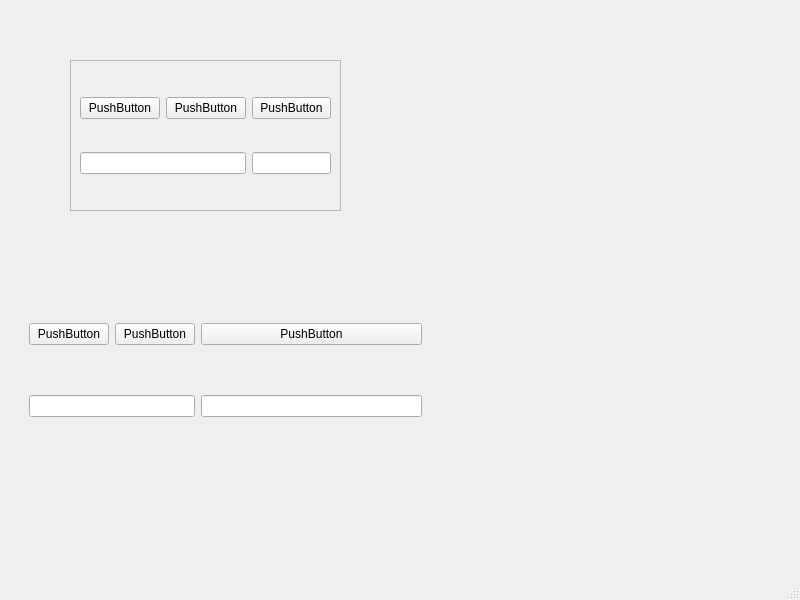
<?xml version="1.0" encoding="UTF-8"?>
<ui version="4.0">
 <class>MainWindow</class>
 <widget class="QMainWindow" name="MainWindow">
  <property name="geometry">
   <rect>
    <x>0</x>
    <y>0</y>
    <width>800</width>
    <height>600</height>
   </rect>
  </property>
  <property name="windowTitle">
   <string>MainWindow</string>
  </property>
  <widget class="QWidget" name="centralwidget">
   <widget class="QFrame" name="frame">
    <property name="geometry">
     <rect>
      <x>70</x>
      <y>60</y>
      <width>271</width>
      <height>151</height>
     </rect>
    </property>
    <property name="frameShape">
     <enum>QFrame::StyledPanel</enum>
    </property>
    <property name="frameShadow">
     <enum>QFrame::Raised</enum>
    </property>
    <layout class="QGridLayout" name="gridLayout">
     <item row="0" column="0">
      <widget class="QPushButton" name="pushButton_3">
       <property name="text">
        <string>PushButton</string>
       </property>
      </widget>
     </item>
     <item row="0" column="1">
      <widget class="QPushButton" name="pushButton_2">
       <property name="text">
        <string>PushButton</string>
       </property>
      </widget>
     </item>
     <item row="0" column="2">
      <widget class="QPushButton" name="pushButton">
       <property name="text">
        <string>PushButton</string>
       </property>
      </widget>
     </item>
     <item row="1" column="0" colspan="2">
      <widget class="QLineEdit" name="lineEdit"/>
     </item>
     <item row="1" column="2">
      <widget class="QLineEdit" name="lineEdit_2"/>
     </item>
    </layout>
   </widget>
   <widget class="QFrame" name="gridFrame">
    <property name="geometry">
     <rect>
      <x>20</x>
      <y>270</y>
      <width>411</width>
      <height>201</height>
     </rect>
    </property>
    <layout class="QGridLayout" name="gridLayout_2">
     <item row="0" column="0">
      <widget class="QPushButton" name="pushButton_4">
       <property name="text">
        <string>PushButton</string>
       </property>
      </widget>
     </item>
     <item row="0" column="1">
      <widget class="QPushButton" name="pushButton_6">
       <property name="text">
        <string>PushButton</string>
       </property>
      </widget>
     </item>
     <item row="0" column="2">
      <widget class="QPushButton" name="pushButton_5">
       <property name="text">
        <string>PushButton</string>
       </property>
      </widget>
     </item>
     <item row="1" column="0" colspan="2">
      <widget class="QLineEdit" name="lineEdit_3"/>
     </item>
     <item row="1" column="2">
      <widget class="QLineEdit" name="lineEdit_4"/>
     </item>
    </layout>
   </widget>
  </widget>
  <widget class="QMenuBar" name="menubar">
   <property name="geometry">
    <rect>
     <x>0</x>
     <y>0</y>
     <width>800</width>
     <height>26</height>
    </rect>
   </property>
  </widget>
  <widget class="QStatusBar" name="statusbar"/>
 </widget>
 <resources/>
 <connections/>
</ui>
